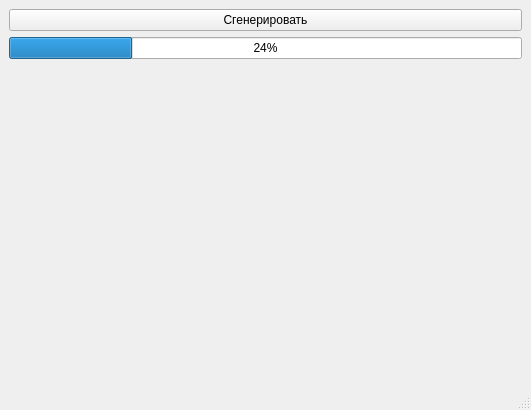
<?xml version="1.0" encoding="UTF-8"?>
<ui version="4.0">
 <class>MainWindow</class>
 <widget class="QMainWindow" name="MainWindow">
  <property name="geometry">
   <rect>
    <x>0</x>
    <y>0</y>
    <width>531</width>
    <height>410</height>
   </rect>
  </property>
  <property name="windowTitle">
   <string>Диагностика отчеты</string>
  </property>
  <widget class="QWidget" name="centralwidget">
   <layout class="QGridLayout" name="gridLayout">
    <item row="1" column="0">
     <widget class="QProgressBar" name="progressMain">
      <property name="value">
       <number>24</number>
      </property>
      <property name="alignment">
       <set>Qt::AlignCenter</set>
      </property>
      <property name="textDirection">
       <enum>QProgressBar::TopToBottom</enum>
      </property>
      <property name="format">
       <string>%p%</string>
      </property>
     </widget>
    </item>
    <item row="0" column="0">
     <widget class="QPushButton" name="btnGenerate">
      <property name="text">
       <string>Сгенерировать</string>
      </property>
     </widget>
    </item>
    <item row="2" column="0">
     <spacer name="verticalSpacer">
      <property name="orientation">
       <enum>Qt::Vertical</enum>
      </property>
      <property name="sizeHint" stdset="0">
       <size>
        <width>20</width>
        <height>40</height>
       </size>
      </property>
     </spacer>
    </item>
   </layout>
  </widget>
  <widget class="QMenuBar" name="menubar">
   <property name="geometry">
    <rect>
     <x>0</x>
     <y>0</y>
     <width>531</width>
     <height>21</height>
    </rect>
   </property>
  </widget>
  <widget class="QStatusBar" name="statusbar"/>
 </widget>
 <resources/>
 <connections/>
</ui>
